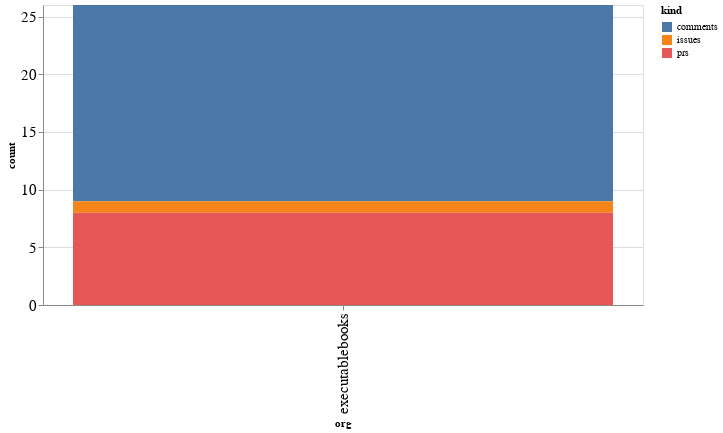

Notebook cell for this chart:
### Code cell
alt.Chart(org_summaries, width=600).mark_bar().encode(
    x='org',
    y='count',
    color='kind',
    tooltip="org"
)

### Figure 1 — Vega-Lite specification as saved in the notebook (floating-point values rounded to 4 significant figures)
{"config": {"axisLeft": {"labelFontSize": 15}, "axisBottom": {"labelFontSize": 15}}, "data": {"name": "data-68412791c0dcd0b57019d4c596b5b2f0"}, "mark": "bar", "encoding": {"color": {"type": "nominal", "field": "kind"}, "tooltip": {"type": "nominal", "field": "org"}, "x": {"type": "nominal", "field": "org"}, "y": {"type": "quantitative", "field": "count"}}, "width": 600, "$schema": "https://vega.github.io/schema/vega-lite/v4.8.1.json", "datasets": {"data-68412791c0dcd0b57019d4c596b5b2f0": [{"org": "executablebooks", "kind": "comments", "count": 17}, {"org": "executablebooks", "kind": "issues", "count": 1}, {"org": "executablebooks", "kind": "prs", "count": 8}]}}
